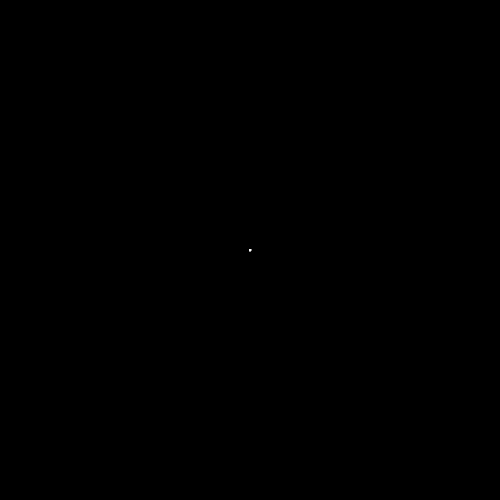
Frame 1 (no input)
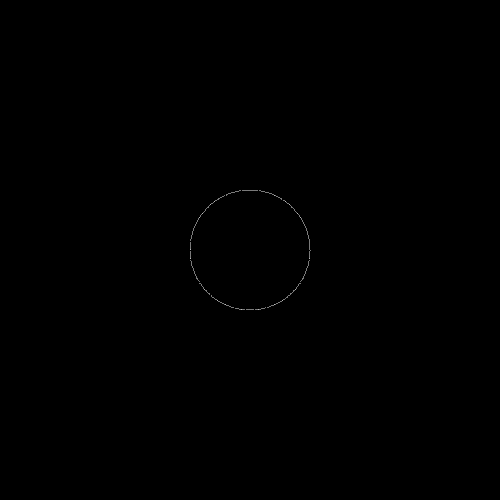
Frame 60 (the mouse pressed at the canvas centre just before this capture)
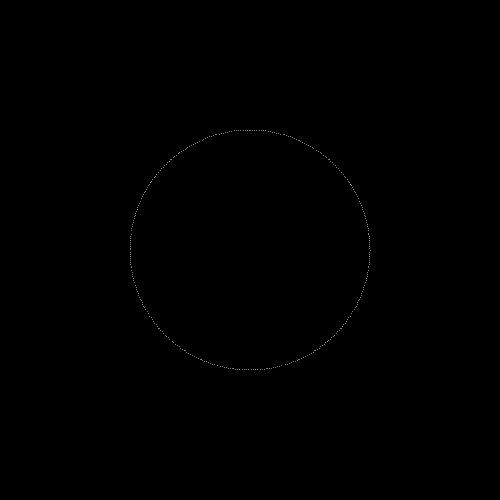
Frame 120 (the mouse held since frame 60 and released just before this capture)

The Processing sketch that drew these frames (run headless with seeded random() and noise(); from frame 60 on, the mouse is pressed at the canvas centre):

// Processing sketch: Echoes
// ── Echoes.pde
/*
Modelling sound waves by sending particles scattering in all directions
Bounce off surfaces
*/

particle[] wavefront;
int particleCount;
float t, v;

void setup(){
    size(500, 500);
    particleCount = 720;
    wavefront = new particle[particleCount];
    initWavefront();
    t = 0;
}

void draw(){
    background(0);
    updateWavefront();
    renderWavefront();
    t += 1;
}

void initWavefront(){
    for(int i = 0; i < particleCount; i++){
        PVector heading = new PVector(cos(i/2), sin(i/2));
        wavefront[i] = new particle(new PVector(0,0), heading);
    }
}

void updateWavefront(){
  for(particle p : wavefront){
    p.update();
  }
}

void renderWavefront(){

    pushMatrix();
    translate(width/2, height/2);
    for(int i = 0; i < particleCount; i++){
        wavefront[i].render();
    }
    popMatrix();
}

// ── Particle.pde
class particle{
  PVector pos;
  PVector vel;
  float visibility;
  
  particle(PVector p, PVector v){
    pos = p.copy();
    vel = v.copy();
  }

  void update(){
    pos.add(vel);
    if(pos.x < -width/2 || pos.x > width/2){
      vel.x = -vel.x;
    }
    
    if(pos.y < -height/2 || pos.y > height/2){
      vel.y = -vel.y;
    }
  }
  
  void render(){
    stroke(255, 100);
    strokeWeight(1);
    point(pos.x, pos.y);
  }
}
